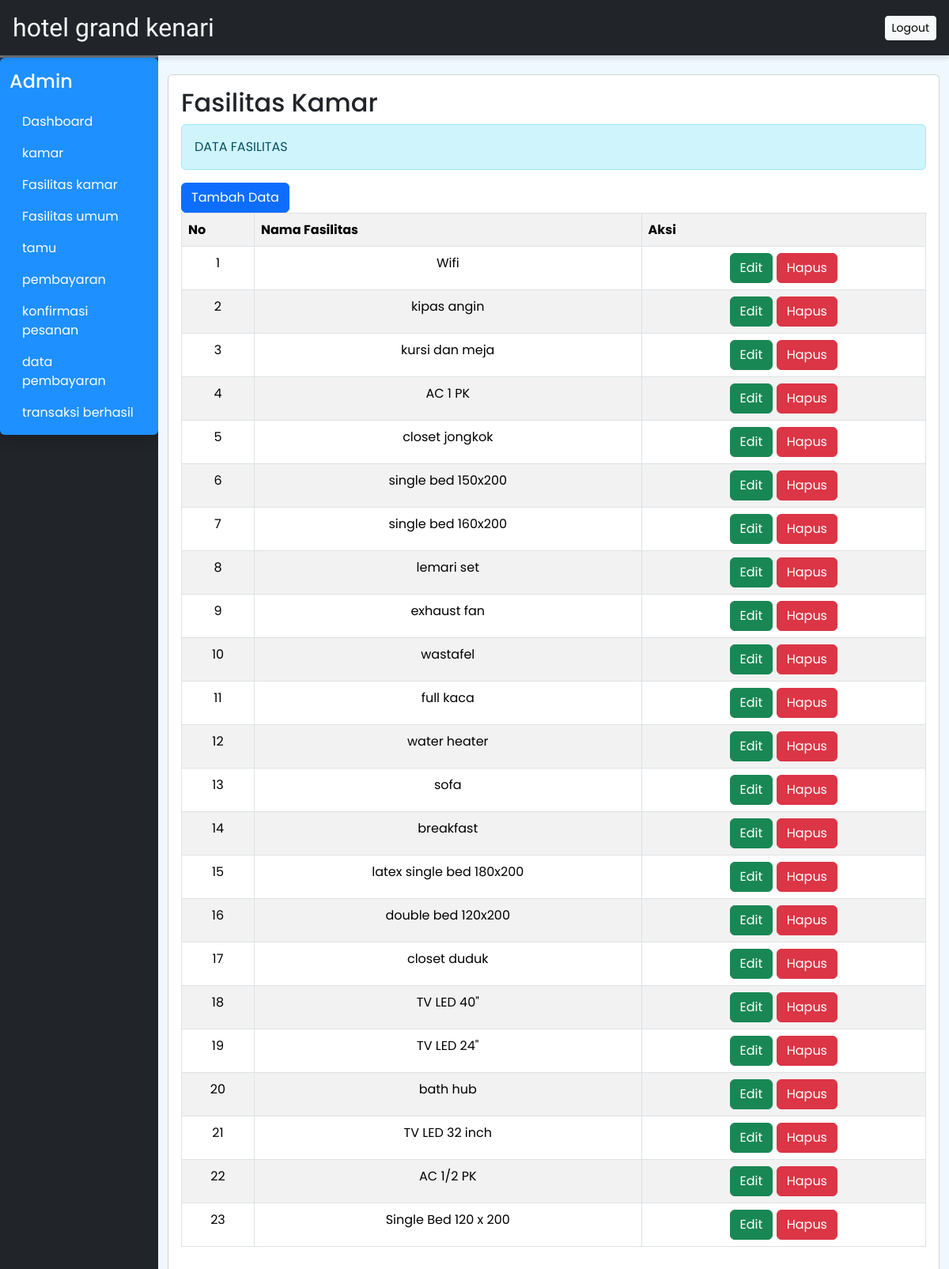
Page /admin/fasilitas.php (signed in) on the committed database.
### tables this page shows
CREATE TABLE `fasilitas` (
  `idfasilitas` int(11) NOT NULL,
  `nama_fasilitas` varchar(100) NOT NULL
);

### admin/fasilitas.php (the view, shortened to what this page needs)
<?php require ('./view/link.php');
?>
<?php include "view/header.php"; ?>
<div class="container-fluid mt-4 mb-4" id="main-content">
    <div class="row">
        <div class="col-lg-10 ms-auto">
            <div class="form-container">
                <div class="form-input">
                    <div class="card">
                        <div class="card-body">
                            <h2>Fasilitas Kamar</h2>
                            <div class="alert alert-info mb-3">DATA FASILITAS</div>
                            <a href="input_fasilitas.php" class="btn btn-primary">Tambah Data</a>
                            <table width="100%" border="1" class="table table-bordered table-striped">
                                <tr>
                                    <th>No</th>
                                    <th>Nama Fasilitas</th>
                                    <th>Aksi</th>
                                </tr>
                                <?php
include 'config/db.php';
$sql = "SELECT * FROM fasilitas";
$stmt = $pdo->prepare($sql);
$stmt->execute();
$no = 1;
while ($row = $stmt->fetch(PDO::FETCH_ASSOC)) {
?>
                                <tr>
                                    <td align="center"><?= $no; ?></td>
                                    <td align="center"><?= htmlspecialchars($row['nama_fasilitas']); ?></td>
                                    <td align="center">
                                        <a href="editfasilitas.php?idfasilitas=<?= htmlspecialchars($row['idfasilitas']); ?>"
                                            class="btn btn-success">Edit</a>
                                        <a href="backend/hapusfasilitas.php?idfasilitas=<?= htmlspecialchars($row['idfasilitas']); ?>"
                                            class="btn btn-danger"
                                            onclick="return confirm('Yakin ingin menghapus fasilitas ini?')">Hapus</a>
                                    </td>
                                </tr>
                                <?php
    $no++;
}
?>
                            </table>
                        </div>
                    </div>
                </div>
            </div>
        </div>
    </div>
</div>

### admin/css/admin.css (style rules this page uses)
* { font-family: 'Poppins', sans-serif; }

### rows in the picture
fasilitas: nama_fasilitas "Wifi"
fasilitas: nama_fasilitas "kipas angin"
fasilitas: nama_fasilitas "kursi dan meja"
fasilitas: nama_fasilitas "AC 1 PK"
fasilitas: nama_fasilitas "closet jongkok"
fasilitas: nama_fasilitas "single bed 150x200"
fasilitas: nama_fasilitas "single bed 160x200"
fasilitas: nama_fasilitas "lemari set"
fasilitas: nama_fasilitas "exhaust fan"
fasilitas: nama_fasilitas "wastafel"
fasilitas: nama_fasilitas "full kaca"
fasilitas: nama_fasilitas "water heater"
fasilitas: nama_fasilitas "sofa"
fasilitas: nama_fasilitas "breakfast"
fasilitas: nama_fasilitas "latex single bed 180x200"
fasilitas: nama_fasilitas "double bed 120x200"
fasilitas: nama_fasilitas "closet duduk"
fasilitas: nama_fasilitas "TV LED 40\""
fasilitas: nama_fasilitas "TV LED 24\""
fasilitas: nama_fasilitas "bath hub"
fasilitas: nama_fasilitas "TV LED 32 inch"
fasilitas: nama_fasilitas "AC 1/2 PK"
fasilitas: nama_fasilitas "Single Bed 120 x 200"
